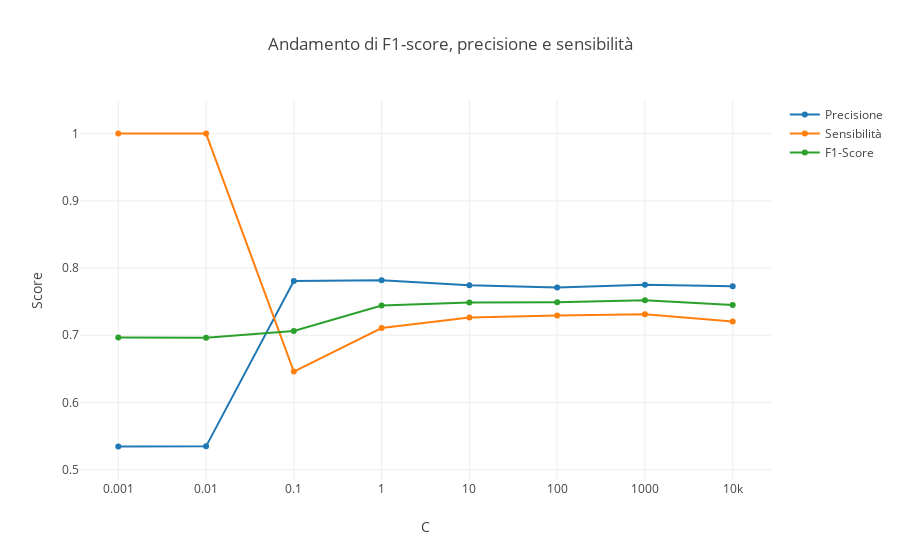

Notebook code cell kept with this figure:
### Markdown cell above
In questa prima applicazione dell'SVM utilizziamo un kernel lineare, ossia cerchiamo quell'iperpiano che massimizza la distanza tra i due cluster di dati. Non siamo in grado, a priori, di determinare quale sia il valore C che massimizza l'accuratezza sul set di testing. Per trovarlo possiamo creare un modello per un insieme di tali valori e scegliere il migliore osservando i risultati ottenuti. <br>
I valori di C con cui sarà testata l'accuratezza sono <b>{0.001, 0.01, 0.1, 1, 10, 1000, 10000}</b>.

### Code cell
my_multiclassifier.SVM_linear_analysis((0.001, 0.01, 0.1, 1, 10, 100, 1000, 10000))

### Figure 1 — Plotly figure (JSON) as saved in the notebook; plotly's stock layout.template omitted (floating-point values rounded to 4 significant figures)
{"data": [{"name": "Precisione", "type": "scatter", "uid": "a9e5d6ff-1763-4777-8f68-0355e4292ba5", "x": [0.001, 0.01, 0.1, 1, 10, 100, 1000, 10000], "y": [0.5347, 0.5347, 0.7808, 0.7819, 0.7743, 0.7711, 0.7751, 0.7729]}, {"name": "Sensibilità", "type": "scatter", "uid": "a012b263-fbdc-4c8d-a787-92c9fbac92bb", "x": [0.001, 0.01, 0.1, 1, 10, 100, 1000, 10000], "y": [1, 1, 0.646, 0.7107, 0.7265, 0.7295, 0.7312, 0.7206]}, {"name": "F1-Score", "type": "scatter", "uid": "2c5d9ab6-cbc4-499f-a6a6-263f5924a489", "x": [0.001, 0.01, 0.1, 1, 10, 100, 1000, 10000], "y": [0.6966, 0.6964, 0.7065, 0.7442, 0.7487, 0.7492, 0.752, 0.7452]}], "layout": {"barmode": "group", "title": {"text": "Andamento di F1-score, precisione e sensibilità"}, "xaxis": {"dtick": 1, "tick0": -3, "tickmode": "linear", "title": {"text": "C"}, "type": "log"}, "yaxis": {"range": [0.4847, 1.05], "title": {"text": "Score"}, "zeroline": false}}}
